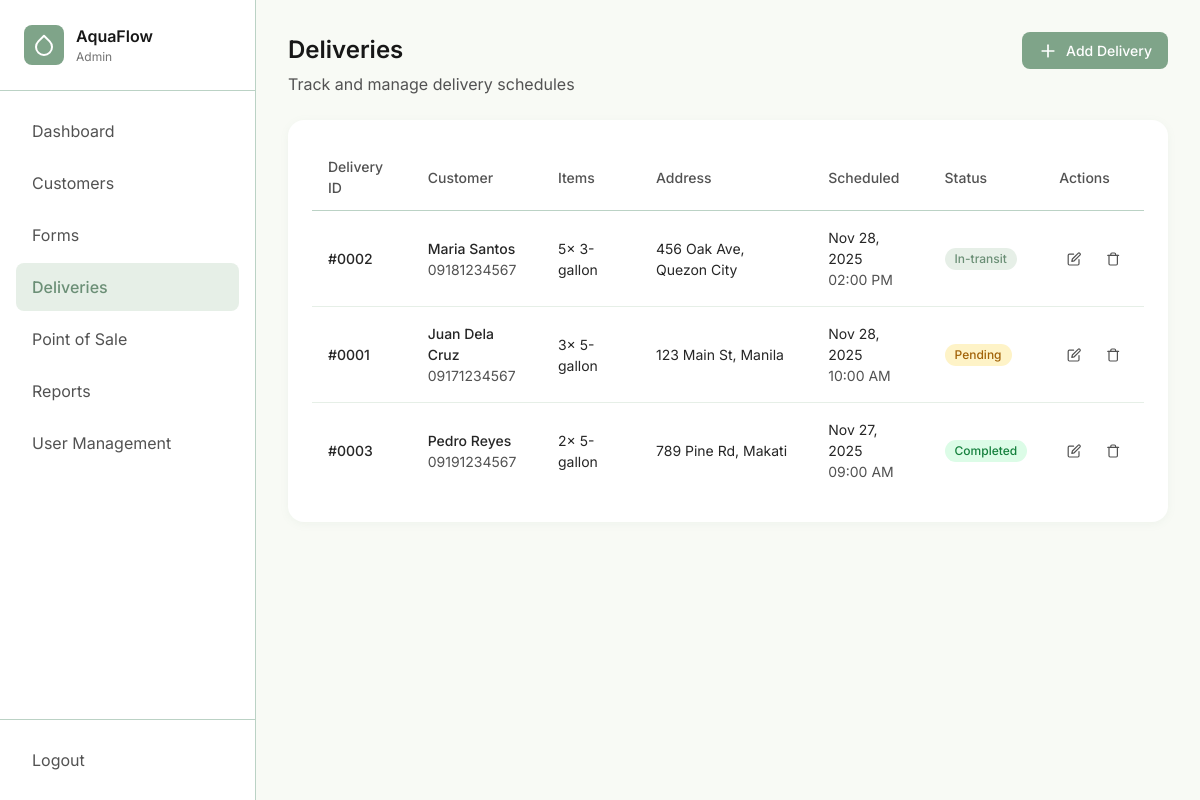
/admin/deliveries.php (signed in), run on an earlier commit of the app's database.
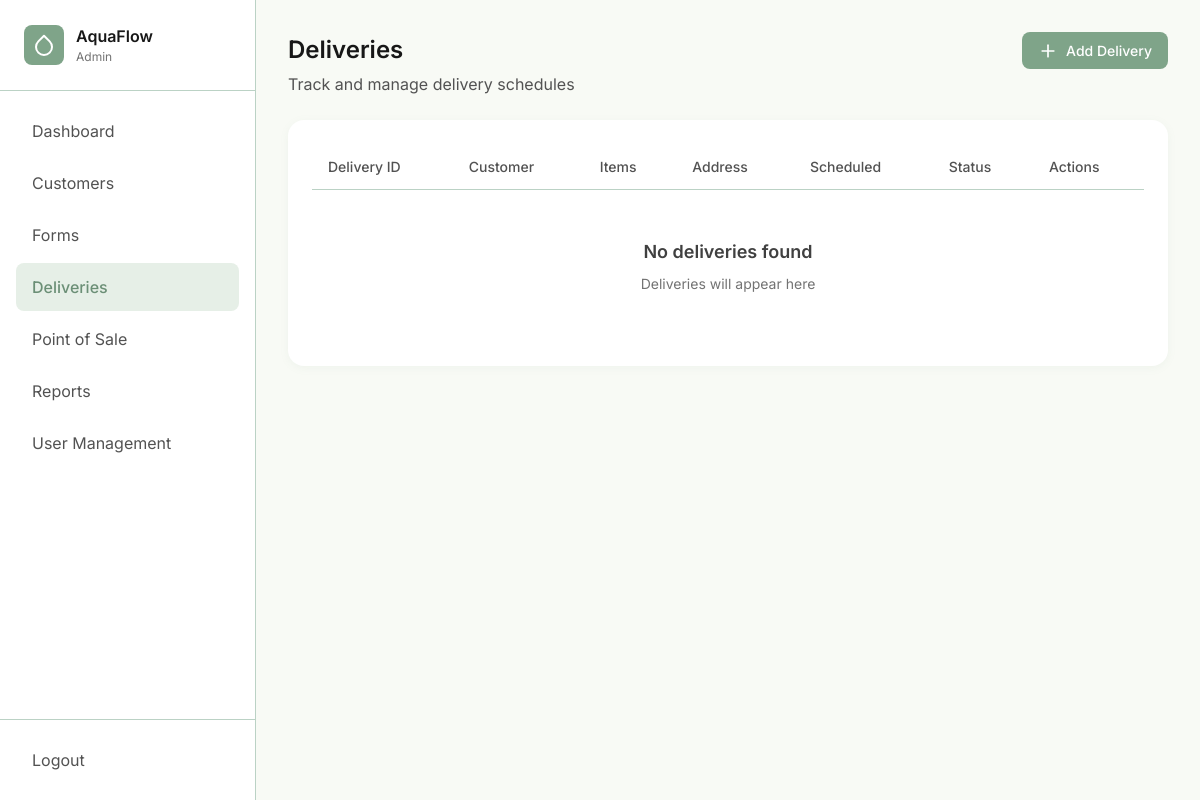
And on a later commit of the database.
### tables this page shows
CREATE TABLE IF NOT EXISTS `deliveries` (
  `id` int NOT NULL AUTO_INCREMENT,
  `order_id` int NOT NULL,
  `customer_id` int NOT NULL,
  `delivery_address` text NOT NULL,
  `items` varchar(255) NOT NULL,
  `scheduled_date` date NOT NULL,
  `scheduled_time` time NOT NULL,
  `status` enum('pending','in-transit','completed','cancelled') DEFAULT 'pending',
  `notes` text,
  `delivered_at` datetime DEFAULT NULL,
  `created_by` int NOT NULL,
  `created_at` timestamp NULL DEFAULT CURRENT_TIMESTAMP,
  `updated_at` timestamp NULL DEFAULT CURRENT_TIMESTAMP ON UPDATE CURRENT_TIMESTAMP,
  PRIMARY KEY (`id`),
  KEY `order_id` (`order_id`),
  KEY `customer_id` (`customer_id`),
  KEY `created_by` (`created_by`)
);

CREATE TABLE IF NOT EXISTS `customers` (
  `id` int NOT NULL AUTO_INCREMENT,
  `name` varchar(255) NOT NULL,
  `phone` varchar(20) NOT NULL,
  `address` text NOT NULL,
  `status` enum('active','inactive') NOT NULL DEFAULT 'active',
  `total_orders` int DEFAULT '0',
  `created_at` timestamp NULL DEFAULT CURRENT_TIMESTAMP,
  `updated_at` timestamp NULL DEFAULT CURRENT_TIMESTAMP ON UPDATE CURRENT_TIMESTAMP,
  PRIMARY KEY (`id`)
);

### auth/session.php (called while the page is built, shortened)
<?php
function getUserRole()
{
    return $_SESSION['user_role'] ?? null;
}

### includes/functions.php (called while the page is built, shortened)
<?php
function formatDate($date, $format = DISPLAY_DATE_FORMAT)
{
    return date($format, strtotime($date));
}
function formatTime($time, $format = DISPLAY_TIME_FORMAT)
{
    return date($format, strtotime($time));
}
function getStatusBadgeClass($status)
{
    $classes = [
        'active' => 'badge-success',
        'inactive' => 'badge-error',
        'pending' => 'badge-warning',
        'processing' => 'badge-info',
        'completed' => 'badge-success',
        'cancelled' => 'badge-error',
        'in-transit' => 'badge-info'
    ];
    return $classes[$status] ?? 'badge-info';
}
function renderFooter()
{
    require_once __DIR__ . '/footer.php';
}

### admin/deliveries.php (the view, shortened to what the changed rows need)
<?php
require_once __DIR__ . '/../auth/session.php';
require_once __DIR__ . '/../includes/functions.php';
require_once __DIR__ . '/../includes/header.php';
require_once __DIR__ . '/../includes/sidebar.php';
$conn = getDBConnection();
$deliveriesQuery = "SELECT d.*, c.name as customer_name, c.phone, c.address as customer_address
                    FROM deliveries d
                    LEFT JOIN customers c ON d.customer_id = c.id
                    ORDER BY d.scheduled_date DESC, d.scheduled_time DESC";
$deliveries = $conn->query($deliveriesQuery);
?>
<div class="dashboard-layout">
    <?php renderSidebar('deliveries'); ?>
    <main class="main-content">
        <div class="content-wrapper">
            <div class="page-header">
                <div>
                    <h1 class="page-title">Deliveries</h1>
                </div>
            </div>
            <div class="card">
                <div class="table-container">
                    <table class="table">
                        <thead>
                            <tr>
                                <th>Delivery ID</th>
                                <th>Customer</th>
                                <th>Items</th>
                                <th>Address</th>
                                <th>Scheduled</th>
                                <th>Status</th>
                                <th>Actions</th>
                            </tr>
                        </thead>
                        <tbody>
                            <?php if ($deliveries->num_rows > 0): ?>
                                <?php while ($delivery = $deliveries->fetch_assoc()): ?>
                                    <tr>
                                        <td class="font-medium">#<?php echo str_pad($delivery['id'], 4, '0', STR_PAD_LEFT); ?></td>
                                        <td>
                                            <div class="font-medium"><?php echo htmlspecialchars($delivery['customer_name']); ?></div>
                                            <div class="text-sm" style="color: var(--neutral-600);"><?php echo htmlspecialchars($delivery['phone']); ?></div>
                                        </td>
                                        <td><?php echo htmlspecialchars($delivery['items']); ?></td>
                                        <td><?php echo htmlspecialchars($delivery['delivery_address']); ?></td>
                                        <td>
                                            <?php echo formatDate($delivery['scheduled_date']); ?><br>
                                            <span class="text-sm" style="color: var(--neutral-600);"><?php echo formatTime($delivery['scheduled_time']); ?></span>
                                        </td>
                                        <td>
                                            <span class="badge <?php echo getStatusBadgeClass($delivery['status']); ?>">
                                                <?php echo ucfirst($delivery['status']); ?>
                                            </span>
                                        </td>
                                        <td>
                                            <div class="table-actions">
                                                <button class="icon-btn" onclick='editDelivery(<?php echo htmlspecialchars(json_encode($delivery)); ?>)' title="Edit">
                                                    <svg width="18" height="18" viewBox="0 0 24 24" fill="none" stroke="currentColor" stroke-width="2" stroke-linecap="round" stroke-linejoin="round">
                                                        <path d="M11 4H4a2 2 0 0 0-2 2v14a2 2 0 0 0 2 2h14a2 2 0 0 0 2-2v-7" />
                                                        <path d="M18.5 2.5a2.121 2.121 0 0 1 3 3L12 15l-4 1 1-4 9.5-9.5z" />
                                                    </svg>
                                                </button>
                                                <button class="icon-btn icon-btn-delete" onclick="deleteDelivery(<?php echo $delivery['id']; ?>, '<?php echo htmlspecialchars($delivery['customer_name']); ?>')" title="Delete">
                                                    <svg width="18" height="18" viewBox="0 0 24 24" fill="none" stroke="currentColor" stroke-width="2" stroke-linecap="round" stroke-linejoin="round">
                                                        <polyline points="3 6 5 6 21 6" />
                                                        <path d="M19 6v14a2 2 0 0 1-2 2H7a2 2 0 0 1-2-2V6m3 0V4a2 2 0 0 1 2-2h4a2 2 0 0 1 2 2v2" />
                                                    </svg>
                                                </button>
                                            </div>
                                        </td>
                                    </tr>
                                <?php endwhile; ?>
                            <?php else: ?>
                                <tr>
                                    <td colspan="7">
                                        <div class="empty-state">
                                            <div class="empty-state-title">No deliveries found</div>
                                            <div class="empty-state-description">Deliveries will appear here</div>
                                        </div>
                                    </td>
                                </tr>
                            <?php endif; ?>
                        </tbody>
                    </table>
                </div>
            </div>
        </div>
    </main>
</div>

### includes/sidebar.php (shortened to what the changed rows need)
<?php
if (!function_exists('renderSidebar')) {
    function renderSidebar($currentPage = 'index')
    {
        $role = getUserRole();
        $adminLinks = [
            ['url' => 'index.php', 'icon' => 'layout-dashboard', 'label' => 'Dashboard'],
            ['url' => 'customers.php', 'icon' => 'users', 'label' => 'Customers'],
            ['url' => 'forms.php', 'icon' => 'file-text', 'label' => 'Forms'],
            ['url' => 'deliveries.php', 'icon' => 'truck', 'label' => 'Deliveries'],
            ['url' => 'pos.php', 'icon' => 'shopping-cart', 'label' => 'Point of Sale'],
            ['url' => 'reports.php', 'icon' => 'bar-chart', 'label' => 'Reports'],
            ['url' => 'users.php', 'icon' => 'user-cog', 'label' => 'User Management']
        ];
        $cashierLinks = [
            ['url' => 'index.php', 'icon' => 'layout-dashboard', 'label' => 'Dashboard'],
            ['url' => 'pos.php', 'icon' => 'shopping-cart', 'label' => 'Point of Sale'],
            ['url' => 'reports.php', 'icon' => 'bar-chart', 'label' => 'Reports']
        ];
        $links = $role === 'admin' ? $adminLinks : $cashierLinks;
?>
        <aside class="sidebar">
            <nav class="sidebar-nav">
                <?php foreach ($links as $link): ?>
                    <?php
                    $linkPage = basename($link['url'], '.php');
                    $isActive = $currentPage === $linkPage;
                    ?>
                    <a href="<?php echo htmlspecialchars($link['url']); ?>"
                        class="nav-link <?php echo $isActive ? 'active' : ''; ?>">
                        <span><?php echo htmlspecialchars($link['label']); ?></span>
                    </a>
                <?php endforeach; ?>
            </nav>
        </aside>
<?php
    }
}
?>

What changed in the data, as far as the page shows it:
removed deliveries: id "0002", customer.name "Maria Santos", customer.phone "09181234567", items "5x 3-gallon", delivery_address "456 Oak Ave, Quezon City", scheduled_date "Nov 28, 2025", scheduled_time "02:00 PM", status "In-transit"
removed deliveries: id "0001", customer.name "Juan Dela Cruz", customer.phone "09171234567", items "3x 5-gallon", delivery_address "123 Main St, Manila", scheduled_date "Nov 28, 2025", scheduled_time "10:00 AM", status "Pending"
removed deliveries: id "0003", customer.name "Pedro Reyes", customer.phone "09191234567", items "2x 5-gallon", delivery_address "789 Pine Rd, Makati", scheduled_date "Nov 27, 2025", scheduled_time "09:00 AM", status "Completed"
Also different on the page:
text now shown: "No deliveries found Deliveries will appear here"
